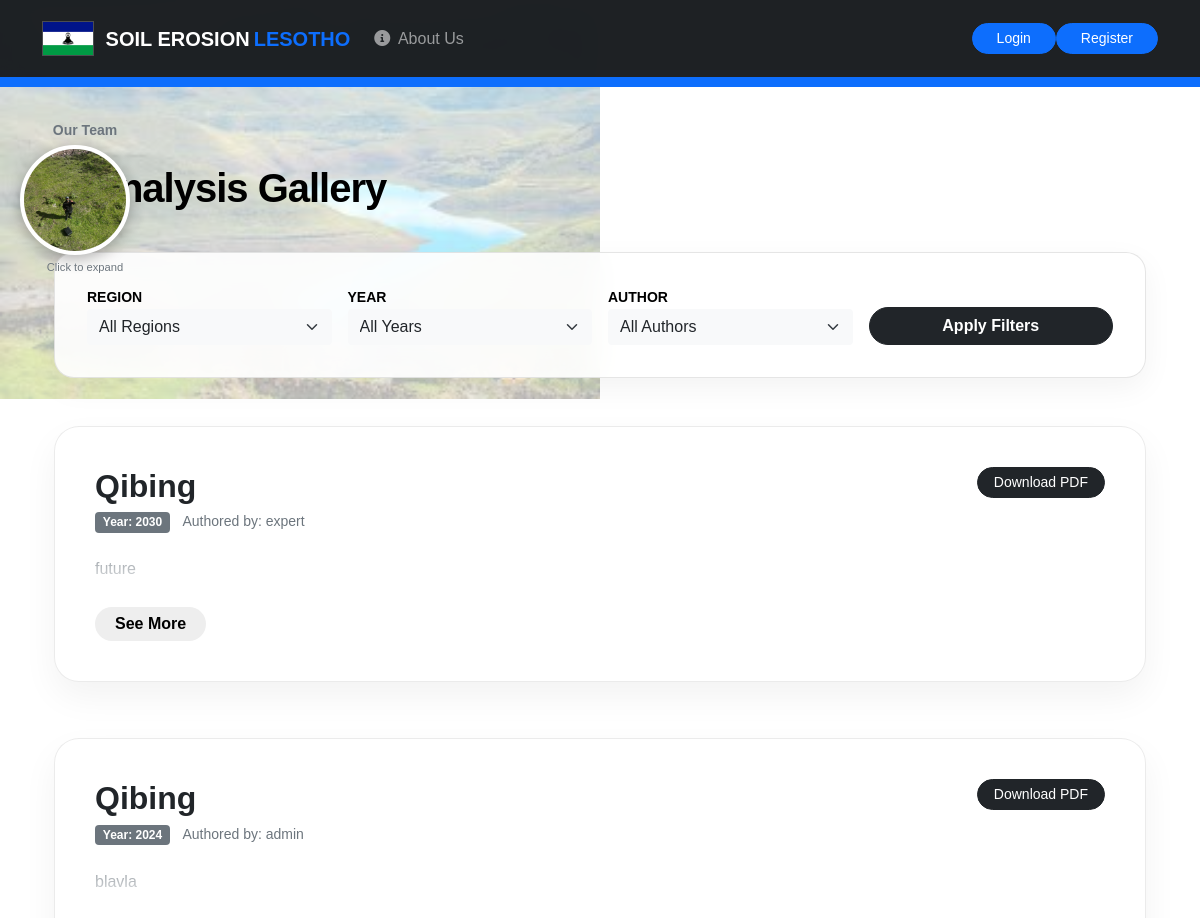
The page /reports (upper part) on the database as committed earlier.
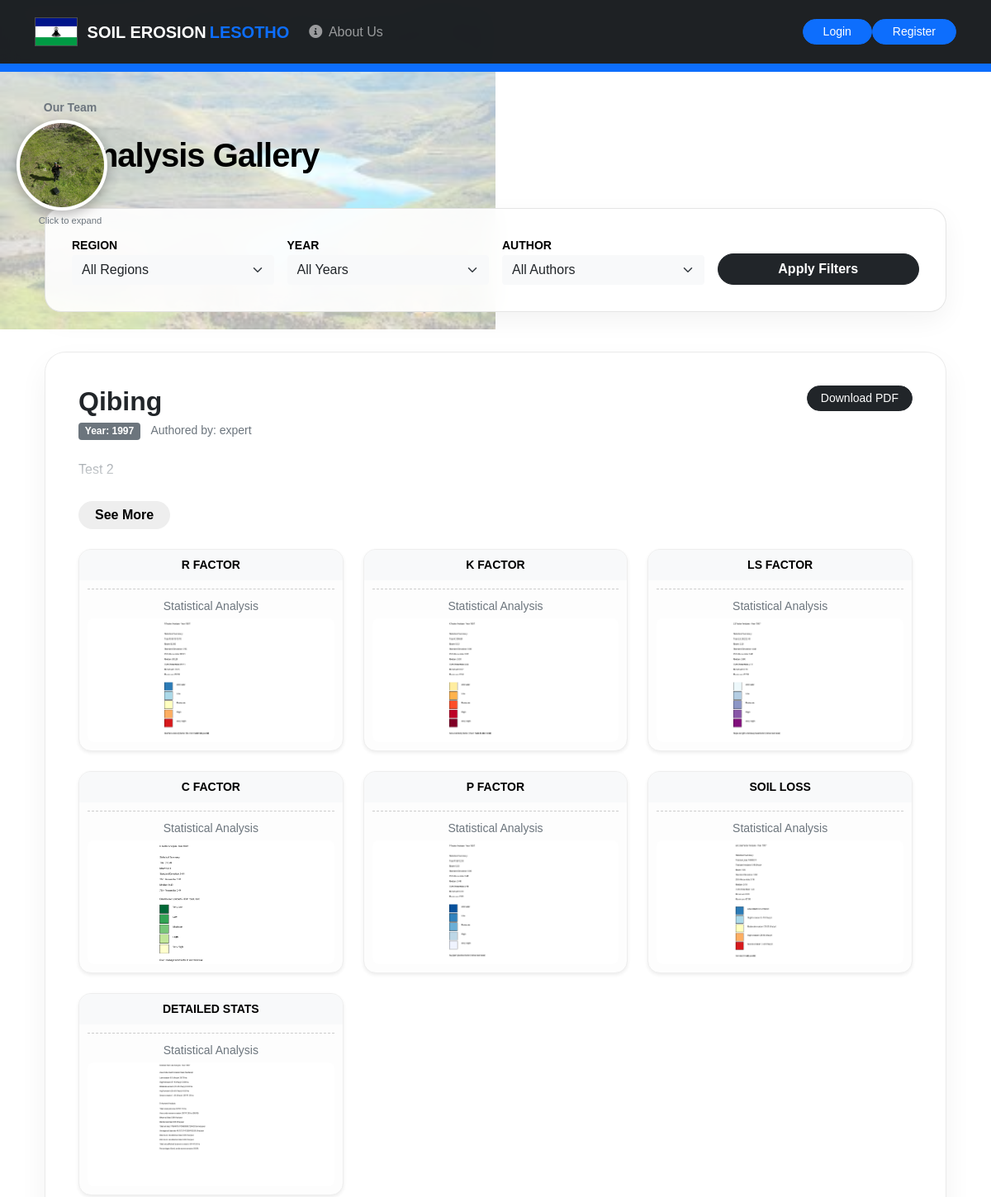
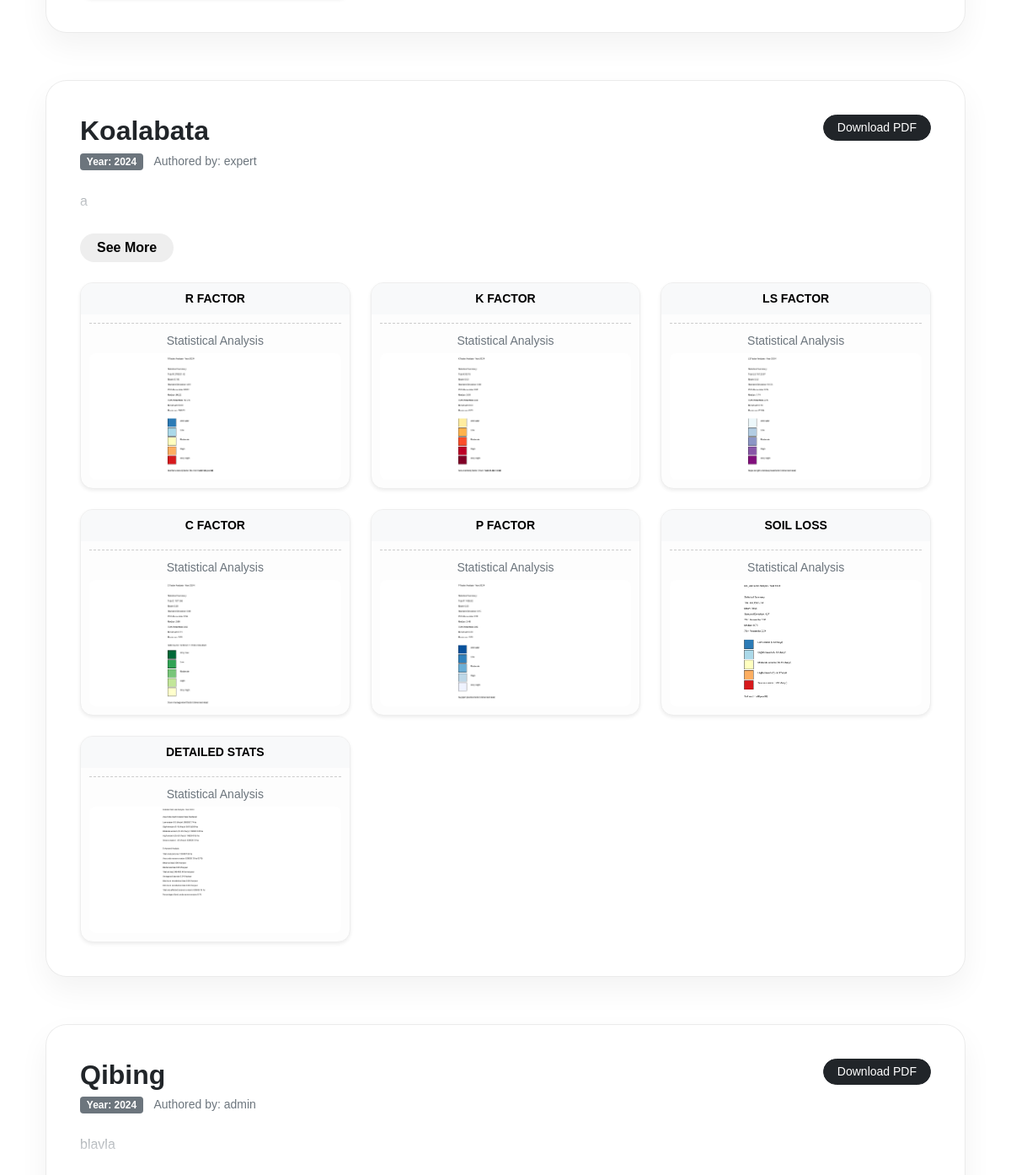
The same page on the database as committed later (2 pictures, top to bottom).
### app.py (models this page shows)
class Report(db.Model):
    id = db.Column(db.Integer, primary_key=True)
    date = db.Column(db.DateTime, default=datetime.utcnow)
    author = db.Column(db.String(80), nullable=False)
    content = db.Column(db.Text, nullable=False)
    soil_loss_id = db.Column(db.Integer, db.ForeignKey('soil_erosion_estimates.id'), nullable=False)  # Foreign Key to soil_erosion_estimates

class soil_erosion_estimates(db.Model):
    id = db.Column(db.Integer, primary_key=True)
    year = db.Column(db.Integer, nullable=False)
    r_factor_stats = db.Column(db.String(200), nullable=True)
    k_factor_stats = db.Column(db.String(200), nullable=True)
    ls_factor_stats = db.Column(db.String(200), nullable=True)
    c_factor_stats = db.Column(db.String(200), nullable=True)
    p_factor_stats = db.Column(db.String(200), nullable=True)
    soil_loss_stats = db.Column(db.String(200), nullable=True)
    r_factor_image = db.Column(db.String(200), nullable=True)
    k_factor_image = db.Column(db.String(200), nullable=True)
    ls_factor_image = db.Column(db.String(200), nullable=True)
    c_factor_image = db.Column(db.String(200), nullable=True)
    p_factor_image = db.Column(db.String(200), nullable=True)
    soil_loss_image = db.Column(db.String(200), nullable=True)
    soil_loss_detailed_stats = db.Column(db.String(200), nullable=True)
    aoi_image=db.Column(db.String(200), nullable=True)
    area_of_interest_id = db.Column(db.Integer, db.ForeignKey('area_of_interest.id'), nullable=True)
    __table_args__ = (db.UniqueConstraint('year', 'area_of_interest_id', name='_year_area_uc'),)

### app.py (the view)
@app.route('/reports', methods=['GET', 'POST'])
def reports():
    username = session.get('username', None)
    logged_in = session.get('logged_in', False)
    role = session.get('role', None)
    is_admin_or_expert = role in ['admin', 'expert']
    available_years = sorted(set([r.year for r in soil_erosion_estimates.query.all()]))
    available_regions = sorted(set([a.region_name for a in AreaOfInterest.query.all()]))
    available_authors = sorted(set([rep.author for rep in Report.query.all()]))
    selected_year = request.form.get('year')
    selected_region = request.form.get('region_filter')
    selected_author = request.form.get('author_filter')
    query = Report.query.join(soil_erosion_estimates)
    if selected_year:
        query = query.filter(soil_erosion_estimates.year == int(selected_year))
    if selected_region:
        query = query.join(AreaOfInterest, soil_erosion_estimates.area_of_interest_id == AreaOfInterest.id)\
                     .filter(AreaOfInterest.region_name == selected_region)
    if selected_author:
        query = query.filter(Report.author == selected_author)
    reports = query.order_by(Report.date.desc()).all()
    reports_data = []
    for report in reports:
        erosion_data = soil_erosion_estimates.query.get(report.soil_loss_id)
        if erosion_data:
            area = AreaOfInterest.query.get(erosion_data.area_of_interest_id)
            erosion_data.region_name = area.region_name if area else "Unknown"
            images = [
                {"label": "R Factor", "url": convert_image_to_jpg(erosion_data.r_factor_image), "stats_url": erosion_data.r_factor_stats},
                {"label": "K Factor", "url": convert_image_to_jpg(erosion_data.k_factor_image), "stats_url": erosion_data.k_factor_stats},
                {"label": "LS Factor", "url": convert_image_to_jpg(erosion_data.ls_factor_image), "stats_url": erosion_data.ls_factor_stats},
                {"label": "C Factor", "url": convert_image_to_jpg(erosion_data.c_factor_image), "stats_url": erosion_data.c_factor_stats},
                {"label": "P Factor", "url": convert_image_to_jpg(erosion_data.p_factor_image), "stats_url": erosion_data.p_factor_stats},
                {"label": "Soil Loss", "url": convert_image_to_jpg(erosion_data.soil_loss_image), "stats_url": erosion_data.soil_loss_stats},
                {"label": "AOI Map", "url": convert_image_to_jpg(erosion_data.aoi_image), "stats_url": None},
                {"label": "Detailed Stats", "url": None, "stats_url": erosion_data.soil_loss_detailed_stats}
            ]
            images = [img for img in images if img['url'] or img['stats_url']]
            reports_data.append((report, erosion_data, images))
    return render_template('reports.html',
                          reports=reports_data,
                          available_years=available_years,
                          available_regions=available_regions,
                          available_authors=available_authors,
                          selected_year=selected_year,
                          logged_in=logged_in,
                          username=username,
                          role=role,
                          selected_region=selected_region,
                          selected_author=selected_author,
                          is_admin_or_expert=is_admin_or_expert)

### app.py (called while the page is built, shortened)
@app.context_processor
def inject_notif_count():
    return dict(unread_count=0)

def convert_image_to_jpg(image_path):
    if not image_path:  # Check if path is provided
        return None
    if not os.path.exists(image_path):
        if not image_path.startswith('static/') and os.path.exists('static/' + image_path):
            image_path = 'static/' + image_path
        else:
            return None  # Skip if file doesn't exist

### templates/reports.html (shortened to what this page needs)
{% extends "base.html" %}
{% block content %}
<div class="container py-4 reports-container">
    <div class="header-section d-flex justify-content-between align-items-end">
        <h1>Analysis Gallery</h1>
    </div>
    <div class="filter-card">
        <form method="POST" action="{{ url_for('reports') }}" class="row g-3">
            <div class="col-md-3">
                <label class="small fw-bold text-uppercase">Region</label>
                <select class="form-select border-0 bg-light" name="region_filter">
                    <option value="">All Regions</option>
                </select>
            </div>
            <div class="col-md-3">
                <label class="small fw-bold text-uppercase">Year</label>
                <select class="form-select border-0 bg-light" name="year">
                    <option value="">All Years</option>
                </select>
            </div>
            <div class="col-md-3">
                <label class="small fw-bold text-uppercase">Author</label>
                <select class="form-select border-0 bg-light" name="author_filter">
                    <option value="">All Authors</option>
                </select>
            </div>
            <div class="col-md-3 d-flex align-items-end">
                <button type="submit" class="btn btn-dark w-100 fw-bold rounded-pill">Apply Filters</button>
            </div>
        </form>
    </div>
    {% for report, erosion_data, images in reports %}
    <div class="report-card">
        <div class="d-flex justify-content-between align-items-start mb-4">
            <div>
                <h2 class="fw-bold text-dark mb-1">{{ erosion_data.region_name }}</h2>
                <span class="badge bg-secondary">Year: {{ erosion_data.year }}</span>
                <span class="ms-2 text-muted small">Authored by: {{ report.author }}</span>
            </div>
            <a href="{{ url_for('download_report', report_id=report.id, format='docx') }}" class="btn btn-dark btn-sm rounded-pill px-3">Download PDF</a>
        </div>
        <div class="mb-4">
            <div id="wrapper-{{ report.id }}" class="analysis-wrapper">
                <div class="analysis-body text-secondary">{{ report.content | safe }}</div>
                <div class="fade-overlay"></div>
            </div>
            <button class="btn-toggle" onclick="toggleContent('{{ report.id }}')" id="btn-{{ report.id }}">See More</button>
        </div>
        <div class="row g-4">
            {% for image in images %}
            <div class="col-md-4">
                <div class="data-card shadow-sm">
                    <div class="bg-light p-2 text-center small fw-bold text-uppercase">{{ image.label }}</div>
                    <div class="img-box">
                        {% if image.stats_url %}
                        <div class="stats-img-small text-center">
                            <small class="d-block text-muted mb-1">Statistical Analysis</small>
                            <img src="{{ image.stats_url }}" class="data-img" style="max-height: 150px;" onclick="zoomImage(this.src)">
                        </div>
                        {% endif %}
                    </div>
                </div>
            </div>
            {% endfor %}
        </div>
    </div>
    {% endfor %}
</div>
{% endblock %}

### templates/base.html (shortened to what this page needs)
<!DOCTYPE html>
<html lang="en">
<head>
    <link rel="stylesheet" href="https://cdnjs.cloudflare.com/ajax/libs/font-awesome/6.0.0/css/all.min.css">
    <link rel="stylesheet" href="{{ url_for('static', filename='css/bootstrap.min.css') }}">
    <link rel="stylesheet" href="{{ url_for('static', filename='css/style.css') }}">
</head>
<body>
    <nav class="navbar navbar-expand-lg navbar-dark fixed-top">
        <div class="container">
            <a class="navbar-brand" href="/">
                <img src="{{ url_for('static', filename='images/flag.png') }}" class="flag-icon" alt="Flag">
                SOIL EROSION <span class="text-primary ms-1">LESOTHO</span>
            </a>
            <div class="collapse navbar-collapse" id="navbarNav">
                <ul class="navbar-nav me-auto">
                    <li class="nav-item">
                        <a class="nav-link" href="{{ url_for('about') }}">
                            <i class="fas fa-info-circle me-1"></i> About Us
                        </a>
                    </li>
                </ul>
                <ul class="navbar-nav align-items-center">
                    {% if logged_in %}
                        <li class="nav-item dropdown">
                            <a class="nav-link dropdown-toggle d-flex align-items-center" href="#" id="userDropdown" role="button" data-bs-toggle="dropdown">
                                <span class="me-2 d-none d-lg-inline text-light small">{{ username }}</span>
                                <i class="fas fa-user-circle fs-5 text-primary"></i>
                            </a>
                            <ul class="dropdown-menu dropdown-menu-end dropdown-menu-dark shadow">
                                <li class="px-3 py-2 border-bottom border-secondary">
                                    <div class="small text-white-50">Logged in as:</div>
                                    <div class="small fw-bold text-truncate" style="max-width: 200px;">{{ session.get('email') }}</div>
                                </li>
                                <li><a class="dropdown-item text-danger" href="/logout"><i class="fas fa-sign-out-alt me-2"></i>Logout</a></li>
                            </ul>
                        </li>
                    {% else %}
                        <li class="nav-item"><a class="btn btn-primary btn-sm rounded-pill px-4" href="/login">Login</a></li>
                        <li class="nav-item">
                            <a class=" btn btn-primary btn-sm rounded-pill px-4 text-white" href="{{ url_for('register') }}">Register</a>
                        </li>
                    {% endif %}
                </ul>
            </div>
        </div>
    </nav>
    <div class="team-sidebar d-none d-xl-block">
        <p class="small text-muted mb-1 fw-bold">Our Team</p>
        <div class="team-photo-frame" onclick="openTeamModal()">
            <img id="teamImage" src="{{ url_for('static', filename='images/TeamPhoto1.jpeg') }}" alt="Team">
        </div>
        <p class="small text-muted mt-1" style="font-size: 0.7rem;">Click to expand</p>
    </div>
    <div class="container my-4">
        {% block content %}{% endblock %}
    </div>
</body>
</html>

### static/style.css (style rules this page uses)
body { font-family: Arial, sans-serif; }

### templates/reports.html (style rules this page uses)
.reports-container { color: #000 !important; }
.header-section { margin-bottom: 2rem; }
.header-section h1 { font-weight: 800; letter-spacing: -1px; }
.filter-card { background: rgba(255, 255, 255, 0.9); backdrop-filter: blur(15px); border: 1px solid rgba(0, 0, 0, 0.1); border-radius: 20px; padding: 2rem; box-shadow: 0 10px 30px rgba(0,0,0,0.05); margin-bottom: 3rem; }
.report-card { background: #fff; border: 1px solid rgba(0,0,0,0.08); border-radius: 25px; padding: 2.5rem; box-shadow: 0 15px 35px rgba(0,0,0,0.05); margin-bottom: 3.5rem; }
.analysis-wrapper { position: relative; max-height: 120px; overflow: hidden; transition: max-height 0.5s ease; }
.fade-overlay { position: absolute; bottom: 0; left: 0; width: 100%; height: 60px; background: linear-gradient(transparent, white); pointer-events: none; }
.data-card { border-radius: 15px; overflow: hidden; border: 1px solid #eee; background: #fdfdfd; height: 100%; display: flex; flex-direction: column; }
.img-box { padding: 10px; flex: 1; display: flex; flex-direction: column; gap: 10px; }
.data-img { width: 100%; height: auto; max-height: 250px; object-fit: contain; border-radius: 8px; background: #fff; cursor: zoom-in; }
.stats-img-small { border-top: 1px dashed #ccc; padding-top: 10px; width: 100%; }
.btn-toggle { background: #eee; border: none; font-weight: 700; border-radius: 50px; padding: 5px 20px; margin-top: 10px; }

Rows that differ between the two databases and show on the page:
no longer on this page (row unchanged): Report: region_name "Qibing", year "2030", author "expert", content "future"
added Report: region_name "Qibing", year "1997", author "expert", content "Test 2"
added soil_erosion_estimates: label "R FACTOR", stats_url (picture), label "K FACTOR", label "LS FACTOR", label "C FACTOR", label "P FACTOR", label "SOIL LOSS", label "DETAILED STATS", shown under "Qibing"
added Report: region_name "Koalabata", year "2024", author "expert", content "a"
added soil_erosion_estimates: label "R FACTOR", stats_url (picture), label "K FACTOR", label "LS FACTOR", label "C FACTOR", label "P FACTOR", label "SOIL LOSS", label "DETAILED STATS", shown under "Koalabata"
